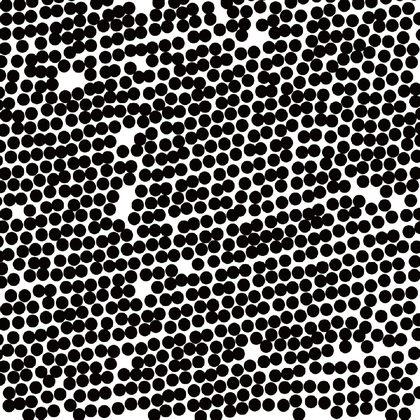
%> input picture PC_structure/gr/example.png, 420 x 420 px, shrunk from 887 x 888 before the run
$ octave --eval "result = Circle_detect(imread('example.png'));"   (GNU Octave 9; MATLAB toolbox functions it lacks are replaced by stand-ins)
%> lines starting %> are read from the running program, lines starting %| are printed output that depends on the picture; in (x1, y1, x2, y2) boxes, pixels count from 0 and x2, y2 are one past the last pixel; in counts of white or black regions, pixels touching at a corner belong together; the program's own positions count from 1
function [centers,particle_num,radius,cordinate_num] = Circle_detect(image)
%function：检测输入图像的圆
%input:image:用于检测圆的图片彩色图片
%output:centers:检测到的圆的圆心坐标；particle_num:检测到图像上圆的总数

gray = rgb2gray(image);  %灰度化
bw = imbinarize(gray);   %二值化
bw_inverse = imcomplement(bw); %二值图像反转，即0变1,1变0
[centers,radius] = imfindcircles(bw_inverse,[5,20],'EdgeThreshold',0); %检测图像上半径在5~20之间的圆，也可以是其它，看实际情况需要
particle_num = length(radius(:)); %统计圆的个数

[row,col] = size(centers);
cordinate_num=zeros(row,1);
radius_ave=mean(radius(:))

for i=1:(row-1)
    for j = i+1:row
        distance = sqrt((centers(i,1)-centers(j,1))^2 + (centers(i,2)-centers(j,2))^2);
        if distance <= 2.8*radius_ave
            cordinate_num(i) = cordinate_num(i)+1;
            cordinate_num(j) = cordinate_num(j)+1;
        end
    end
end
figure;
imshow(bw_inverse);
hold on;
% viscircles(centers,radius,'EdgeColor','b');
% mapdefect
%根据配位数改变探测圆形的颜色
for i=1:row
    if cordinate_num(i)<=5
        viscircles(centers(i,:),radius(i,1),'Color','g','LineWidth',1);
    end
    if cordinate_num(i)==6
        viscircles(centers(i,:),radius(i,1),'EdgeColor','b','LineWidth',1);
    end
    if cordinate_num(i)>=7
        viscircles(centers(i,:),radius(i,1),'EdgeColor','r','LineWidth',1);
    end
end
%显示图像
%> in Circle_detect, `bw = imbinarize(gray);`:
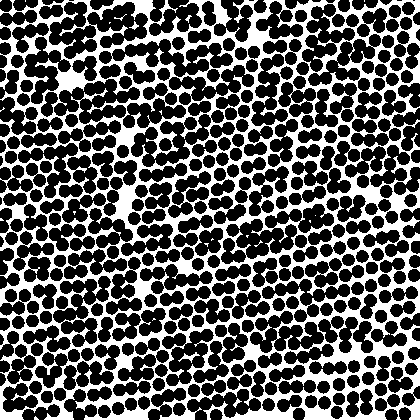
%> bw: size 420x420 logical; 34.9% white; 23 white regions (17 under 20 px), largest, box (x1, y1, x2, y2) and area: (0, 0, 420, 420) 61314, (178, 352, 200, 363) 76, (129, 21, 139, 30) 34, (233, 398, 242, 408) 33, (185, 15, 192, 23) 23, (114, 14, 127, 21) 20
%> in Circle_detect, `[centers,radius] = imfindcircles(bw_inverse,[5,20],'EdgeThreshold',0);`: centers = 832 rows, first 12: [398.3 357.9; 346.1 347.4; 411.2 201; 381.5 316.6; 368.8 379; 411.9 369.6; 179 43.8; 412 293.2; 370.5 362.5; 354 243.8; 339.5 385; 324.1 387.4]; radius = 832 values, max 12.67 at index 832, min 5.15 at index 788, mean 5.97
%> in Circle_detect, `particle_num = length(radius(:));`: particle_num = 832
%> in Circle_detect, `[row,col] = size(centers);`: col = 2
%> in Circle_detect, `radius_ave=mean(radius(:))`: radius_ave = 5.97
%> after the loop in Circle_detect, `for i=1:(row-1)`: cordinate_num = 832 values, max 6 at index 64, min 0 at index 521, mean 4.19
%> `result = Circle_detect(imread('example.png'));`:
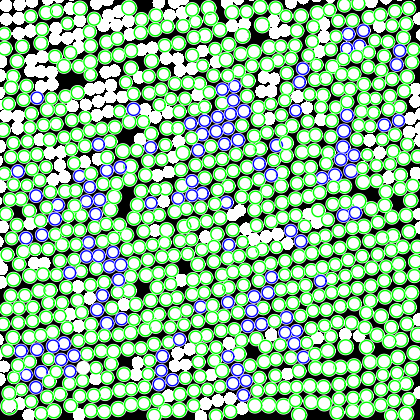
%> figure redrawn from the program's plot data
%> `result = Circle_detect(imread('example.png'));`: result has the same summary as centers in Circle_detect
